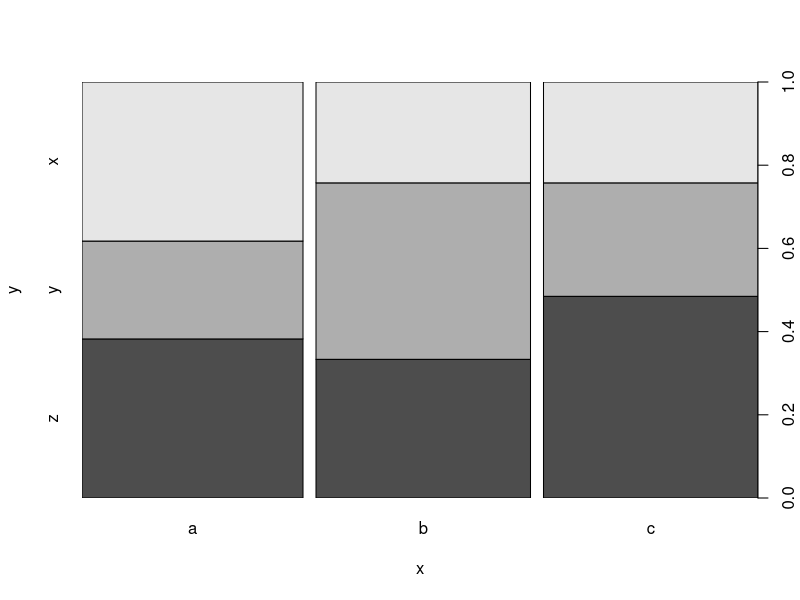
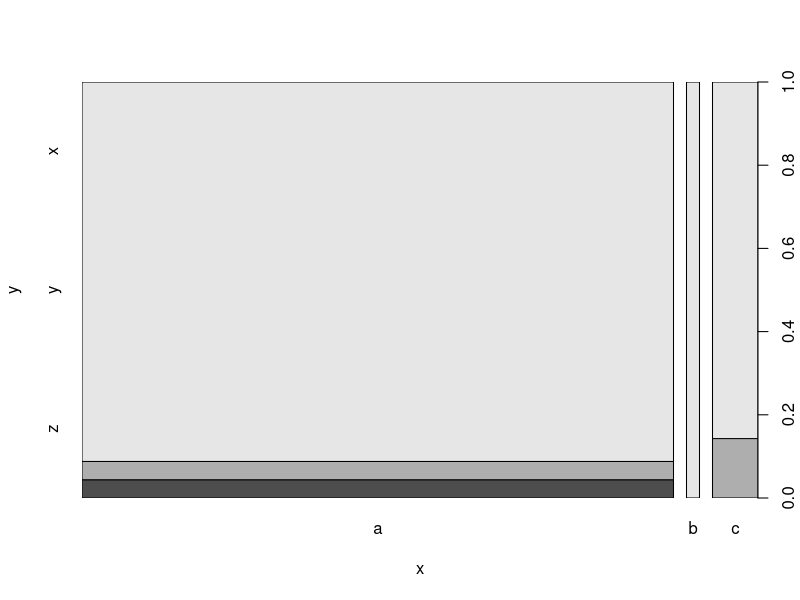
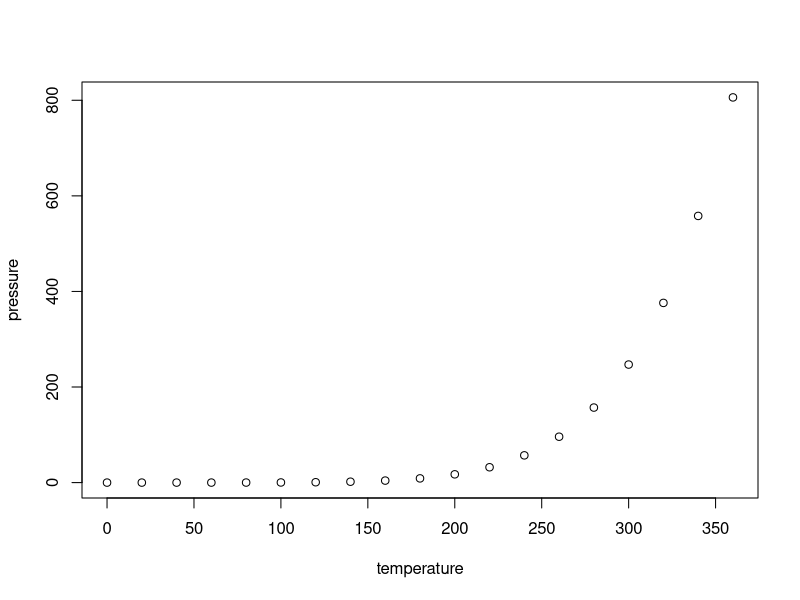

Generate these figures, in order, with R:
## ---- chunk 1
knitr::opts_chunk$set(echo = TRUE)
## ---- chunk 2

xList <- as.factor(sample(c("a", "b", "c"), 100, replace = TRUE))
yList <- as.factor(sample(c("x", "y", "z"), 100, replace = TRUE))
m <- cbind(xList, yList)
plot(x = xList, y = yList )


xList <- as.factor(sample(c("a", "b", "c"), 100, replace = TRUE, prob = c(0.90, 0.05, 0.05)))
yList <- as.factor(sample(c("x", "y", "z"), 100, replace = TRUE, prob = c(0.90, 0.05, 0.05)))
m <- cbind(xList, yList)
plot(x = xList, y = yList )

## ---- chunk 3
plot(pressure)
